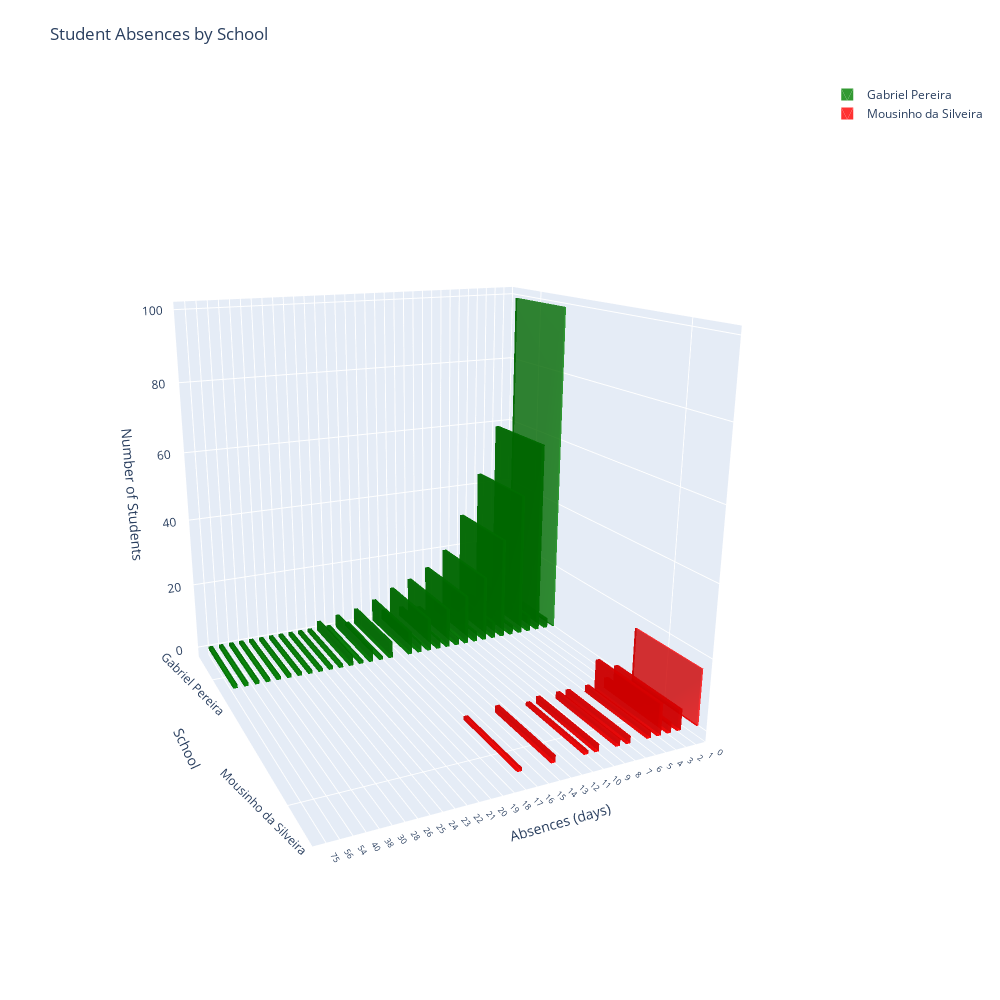

The notebook cell saved with this chart:
### Markdown cell above
This next dataset had a bit to many values in it so I decided to only keep the amounts of absences where there was actually student data, not 0 students, to trim it down a bit to be more readable. It does take a jump in data at the end for absences but I believe the amount of students in the higher absences is less relevant data and easier to distinguish since it is so barren. This graph, unlike the first, shows the amount of students with certain amounts of absences aggregated together to see, as a whole and more connected structure, the tendencies of the student body which could be due to retention, boredom, mental health, etc. Basically the graph CWU looked at and decided we need to take attendance.

### Code cell
# Aggregate absences by school and absence amount
counts = studentStudies.groupby(['schoolNames', 'absences']).size().unstack().fillna(0)

# Define dimensions same as the demo code, just altereddx, dy = 0.4, 0.4  # Keep your original bar dimensions

traces = []
for i, absence in enumerate(counts.columns):  # X-axis: Absences
    for j, school in enumerate(counts.index):  # Y-axis: Schools
        if counts.loc[school, absence] > 0:
            height = counts.loc[school, absence]
            
            # Vertexs from the Example code
            x0, x1 = i - dx/2, i + dx/2
            y0, y1 = j - dy/2, j + dy/2
            vertices = np.array([
                [x0, y0, 0], [x1, y0, 0], [x1, y1, 0], [x0, y1, 0],
                [x0, y0, height], [x1, y0, height], [x1, y1, height], [x0, y1, height]
            ])
            
            # Face code from the example code
            faces = [[0,1,2],[0,2,3],
                    [4,5,6],[4,6,7],
                    [0,1,5],[0,5,4],
                    [1,2,6],[1,6,5],
                    [2,3,7],[2,7,6],
                    [3,0,4],[3,4,7]]
            i_faces, j_faces, k_faces = zip(*faces)
            
            traces.append(go.Mesh3d(
                x=vertices[:, 0],
                y=vertices[:, 1],
                z=vertices[:, 2],
                i=i_faces, j=j_faces, k=k_faces,
                color=schoolColors[school],
                opacity=0.8,
                name=school,
                showlegend=(i==0)  # Only show legend once per school
            ))

# Setting up some stuff for all the axis.
fig = go.Figure(data=traces)
fig.update_layout(
    title="Student Absences by School",
    scene=dict(
        # X axis settings
        xaxis=dict(
            title="Absences (days)",
            tickvals=list(range(len(counts.columns))),
            ticktext=[str(a) for a in counts.columns],
            tickfont=dict(size=10),
            range=[0, len(counts.columns)]
            
        ),
        # Y axis settings
        yaxis=dict(
            title="School",
            tickvals=list(range(len(counts.index))),
            ticktext=list(counts.index),
            tickangle=45
        ),
        # Z axis settings
        zaxis_title="Number of Students"
    ),
    margin=dict(l=50, r=50, b=50, t=80),
    width=1000,
    height=1000
)
fig.show()

### Figure 1 — Plotly figure (JSON) as saved in the notebook; plotly's stock layout.template omitted (floating-point values rounded to 4 significant figures)
{"data": [{"color": "green", "i": [0, 0, 4, 4, 0, 0, 1, 1, 2, 2, 3, 3], "j": [1, 2, 5, 6, 1, 5, 2, 6, 3, 7, 0, 4], "k": [2, 3, 6, 7, 5, 4, 6, 5, 7, 6, 4, 7], "name": "Gabriel Pereira", "opacity": 0.8, "showlegend": true, "type": "mesh3d", "x": [-0.2, 0.2, 0.2, -0.2, -0.2, 0.2, 0.2, -0.2], "y": [-0.2, -0.2, 0.2, 0.2, -0.2, -0.2, 0.2, 0.2], "z": [0, 0, 0, 0, 99, 99, 99, 99]}, {"color": "red", "i": [0, 0, 4, 4, 0, 0, 1, 1, 2, 2, 3, 3], "j": [1, 2, 5, 6, 1, 5, 2, 6, 3, 7, 0, 4], "k": [2, 3, 6, 7, 5, 4, 6, 5, 7, 6, 4, 7], "name": "Mousinho da Silveira", "opacity": 0.8, "showlegend": true, "type": "mesh3d", "x": [-0.2, 0.2, 0.2, -0.2, -0.2, 0.2, 0.2, -0.2], "y": [0.8, 0.8, 1.2, 1.2, 0.8, 0.8, 1.2, 1.2], "z": [0, 0, 0, 0, 16, 16, 16, 16]}, {"color": "green", "i": [0, 0, 4, 4, 0, 0, 1, 1, 2, 2, 3, 3], "j": [1, 2, 5, 6, 1, 5, 2, 6, 3, 7, 0, 4], "k": [2, 3, 6, 7, 5, 4, 6, 5, 7, 6, 4, 7], "name": "Gabriel Pereira", "opacity": 0.8, "showlegend": false, "type": "mesh3d", "x": [0.8, 1.2, 1.2, 0.8, 0.8, 1.2, 1.2, 0.8], "y": [-0.2, -0.2, 0.2, 0.2, -0.2, -0.2, 0.2, 0.2], "z": [0, 0, 0, 0, 3, 3, 3, 3]}, {"color": "green", "i": [0, 0, 4, 4, 0, 0, 1, 1, 2, 2, 3, 3], "j": [1, 2, 5, 6, 1, 5, 2, 6, 3, 7, 0, 4], "k": [2, 3, 6, 7, 5, 4, 6, 5, 7, 6, 4, 7], "name": "Gabriel Pereira", "opacity": 0.8, "showlegend": false, "type": "mesh3d", "x": [1.8, 2.2, 2.2, 1.8, 1.8, 2.2, 2.2, 1.8], "y": [-0.2, -0.2, 0.2, 0.2, -0.2, -0.2, 0.2, 0.2], "z": [0, 0, 0, 0, 59, 59, 59, 59]}, {"color": "red", "i": [0, 0, 4, 4, 0, 0, 1, 1, 2, 2, 3, 3], "j": [1, 2, 5, 6, 1, 5, 2, 6, 3, 7, 0, 4], "k": [2, 3, 6, 7, 5, 4, 6, 5, 7, 6, 4, 7], "name": "Mousinho da Silveira", "opacity": 0.8, "showlegend": false, "type": "mesh3d", "x": [1.8, 2.2, 2.2, 1.8, 1.8, 2.2, 2.2, 1.8], "y": [0.8, 0.8, 1.2, 1.2, 0.8, 0.8, 1.2, 1.2], "z": [0, 0, 0, 0, 6, 6, 6, 6]}, {"color": "green", "i": [0, 0, 4, 4, 0, 0, 1, 1, 2, 2, 3, 3], "j": [1, 2, 5, 6, 1, 5, 2, 6, 3, 7, 0, 4], "k": [2, 3, 6, 7, 5, 4, 6, 5, 7, 6, 4, 7], "name": "Gabriel Pereira", "opacity": 0.8, "showlegend": false, "type": "mesh3d", "x": [2.8, 3.2, 3.2, 2.8, 2.8, 3.2, 3.2, 2.8], "y": [-0.2, -0.2, 0.2, 0.2, -0.2, -0.2, 0.2, 0.2], "z": [0, 0, 0, 0, 5, 5, 5, 5]}, {"color": "red", "i": [0, 0, 4, 4, 0, 0, 1, 1, 2, 2, 3, 3], "j": [1, 2, 5, 6, 1, 5, 2, 6, 3, 7, 0, 4], "k": [2, 3, 6, 7, 5, 4, 6, 5, 7, 6, 4, 7], "name": "Mousinho da Silveira", "opacity": 0.8, "showlegend": false, "type": "mesh3d", "x": [2.8, 3.2, 3.2, 2.8, 2.8, 3.2, 3.2, 2.8], "y": [0.8, 0.8, 1.2, 1.2, 0.8, 0.8, 1.2, 1.2], "z": [0, 0, 0, 0, 3, 3, 3, 3]}, {"color": "green", "i": [0, 0, 4, 4, 0, 0, 1, 1, 2, 2, 3, 3], "j": [1, 2, 5, 6, 1, 5, 2, 6, 3, 7, 0, 4], "k": [2, 3, 6, 7, 5, 4, 6, 5, 7, 6, 4, 7], "name": "Gabriel Pereira", "opacity": 0.8, "showlegend": false, "type": "mesh3d", "x": [3.8, 4.2, 4.2, 3.8, 3.8, 4.2, 4.2, 3.8], "y": [-0.2, -0.2, 0.2, 0.2, -0.2, -0.2, 0.2, 0.2], "z": [0, 0, 0, 0, 44, 44, 44, 44]}, {"color": "red", "i": [0, 0, 4, 4, 0, 0, 1, 1, 2, 2, 3, 3], "j": [1, 2, 5, 6, 1, 5, 2, 6, 3, 7, 0, 4], "k": [2, 3, 6, 7, 5, 4, 6, 5, 7, 6, 4, 7], "name": "Mousinho da Silveira", "opacity": 0.8, "showlegend": false, "type": "mesh3d", "x": [3.8, 4.2, 4.2, 3.8, 3.8, 4.2, 4.2, 3.8], "y": [0.8, 0.8, 1.2, 1.2, 0.8, 0.8, 1.2, 1.2], "z": [0, 0, 0, 0, 9, 9, 9, 9]}, {"color": "green", "i": [0, 0, 4, 4, 0, 0, 1, 1, 2, 2, 3, 3], "j": [1, 2, 5, 6, 1, 5, 2, 6, 3, 7, 0, 4], "k": [2, 3, 6, 7, 5, 4, 6, 5, 7, 6, 4, 7], "name": "Gabriel Pereira", "opacity": 0.8, "showlegend": false, "type": "mesh3d", "x": [4.8, 5.2, 5.2, 4.8, 4.8, 5.2, 5.2, 4.8], "y": [-0.2, -0.2, 0.2, 0.2, -0.2, -0.2, 0.2, 0.2], "z": [0, 0, 0, 0, 3, 3, 3, 3]}, {"color": "red", "i": [0, 0, 4, 4, 0, 0, 1, 1, 2, 2, 3, 3], "j": [1, 2, 5, 6, 1, 5, 2, 6, 3, 7, 0, 4], "k": [2, 3, 6, 7, 5, 4, 6, 5, 7, 6, 4, 7], "name": "Mousinho da Silveira", "opacity": 0.8, "showlegend": false, "type": "mesh3d", "x": [4.8, 5.2, 5.2, 4.8, 4.8, 5.2, 5.2, 4.8], "y": [0.8, 0.8, 1.2, 1.2, 0.8, 0.8, 1.2, 1.2], "z": [0, 0, 0, 0, 2, 2, 2, 2]}, {"color": "green", "i": [0, 0, 4, 4, 0, 0, 1, 1, 2, 2, 3, 3], "j": [1, 2, 5, 6, 1, 5, 2, 6, 3, 7, 0, 4], "k": [2, 3, 6, 7, 5, 4, 6, 5, 7, 6, 4, 7], "name": "Gabriel Pereira", "opacity": 0.8, "showlegend": false, "type": "mesh3d", "x": [5.8, 6.2, 6.2, 5.8, 5.8, 6.2, 6.2, 5.8], "y": [-0.2, -0.2, 0.2, 0.2, -0.2, -0.2, 0.2, 0.2], "z": [0, 0, 0, 0, 31, 31, 31, 31]}, {"color": "green", "i": [0, 0, 4, 4, 0, 0, 1, 1, 2, 2, 3, 3], "j": [1, 2, 5, 6, 1, 5, 2, 6, 3, 7, 0, 4], "k": [2, 3, 6, 7, 5, 4, 6, 5, 7, 6, 4, 7], "name": "Gabriel Pereira", "opacity": 0.8, "showlegend": false, "type": "mesh3d", "x": [6.8, 7.2, 7.2, 6.8, 6.8, 7.2, 7.2, 6.8], "y": [-0.2, -0.2, 0.2, 0.2, -0.2, -0.2, 0.2, 0.2], "z": [0, 0, 0, 0, 5, 5, 5, 5]}, {"color": "red", "i": [0, 0, 4, 4, 0, 0, 1, 1, 2, 2, 3, 3], "j": [1, 2, 5, 6, 1, 5, 2, 6, 3, 7, 0, 4], "k": [2, 3, 6, 7, 5, 4, 6, 5, 7, 6, 4, 7], "name": "Mousinho da Silveira", "opacity": 0.8, "showlegend": false, "type": "mesh3d", "x": [6.8, 7.2, 7.2, 6.8, 6.8, 7.2, 7.2, 6.8], "y": [0.8, 0.8, 1.2, 1.2, 0.8, 0.8, 1.2, 1.2], "z": [0, 0, 0, 0, 2, 2, 2, 2]}, {"color": "green", "i": [0, 0, 4, 4, 0, 0, 1, 1, 2, 2, 3, 3], "j": [1, 2, 5, 6, 1, 5, 2, 6, 3, 7, 0, 4], "k": [2, 3, 6, 7, 5, 4, 6, 5, 7, 6, 4, 7], "name": "Gabriel Pereira", "opacity": 0.8, "showlegend": false, "type": "mesh3d", "x": [7.8, 8.2, 8.2, 7.8, 7.8, 8.2, 8.2, 7.8], "y": [-0.2, -0.2, 0.2, 0.2, -0.2, -0.2, 0.2, 0.2], "z": [0, 0, 0, 0, 20, 20, 20, 20]}, {"color": "red", "i": [0, 0, 4, 4, 0, 0, 1, 1, 2, 2, 3, 3], "j": [1, 2, 5, 6, 1, 5, 2, 6, 3, 7, 0, 4], "k": [2, 3, 6, 7, 5, 4, 6, 5, 7, 6, 4, 7], "name": "Mousinho da Silveira", "opacity": 0.8, "showlegend": false, "type": "mesh3d", "x": [7.8, 8.2, 8.2, 7.8, 7.8, 8.2, 8.2, 7.8], "y": [0.8, 0.8, 1.2, 1.2, 0.8, 0.8, 1.2, 1.2], "z": [0, 0, 0, 0, 2, 2, 2, 2]}, {"color": "green", "i": [0, 0, 4, 4, 0, 0, 1, 1, 2, 2, 3, 3], "j": [1, 2, 5, 6, 1, 5, 2, 6, 3, 7, 0, 4], "k": [2, 3, 6, 7, 5, 4, 6, 5, 7, 6, 4, 7], "name": "Gabriel Pereira", "opacity": 0.8, "showlegend": false, "type": "mesh3d", "x": [8.8, 9.2, 9.2, 8.8, 8.8, 9.2, 9.2, 8.8], "y": [-0.2, -0.2, 0.2, 0.2, -0.2, -0.2, 0.2, 0.2], "z": [0, 0, 0, 0, 3, 3, 3, 3]}, {"color": "green", "i": [0, 0, 4, 4, 0, 0, 1, 1, 2, 2, 3, 3], "j": [1, 2, 5, 6, 1, 5, 2, 6, 3, 7, 0, 4], "k": [2, 3, 6, 7, 5, 4, 6, 5, 7, 6, 4, 7], "name": "Gabriel Pereira", "opacity": 0.8, "showlegend": false, "type": "mesh3d", "x": [9.8, 10.2, 10.2, 9.8, 9.8, 10.2, 10.2, 9.8], "y": [-0.2, -0.2, 0.2, 0.2, -0.2, -0.2, 0.2, 0.2], "z": [0, 0, 0, 0, 15, 15, 15, 15]}, {"color": "red", "i": [0, 0, 4, 4, 0, 0, 1, 1, 2, 2, 3, 3], "j": [1, 2, 5, 6, 1, 5, 2, 6, 3, 7, 0, 4], "k": [2, 3, 6, 7, 5, 4, 6, 5, 7, 6, 4, 7], "name": "Mousinho da Silveira", "opacity": 0.8, "showlegend": false, "type": "mesh3d", "x": [9.8, 10.2, 10.2, 9.8, 9.8, 10.2, 10.2, 9.8], "y": [0.8, 0.8, 1.2, 1.2, 0.8, 0.8, 1.2, 1.2], "z": [0, 0, 0, 0, 2, 2, 2, 2]}, {"color": "green", "i": [0, 0, 4, 4, 0, 0, 1, 1, 2, 2, 3, 3], "j": [1, 2, 5, 6, 1, 5, 2, 6, 3, 7, 0, 4], "k": [2, 3, 6, 7, 5, 4, 6, 5, 7, 6, 4, 7], "name": "Gabriel Pereira", "opacity": 0.8, "showlegend": false, "type": "mesh3d", "x": [10.8, 11.2, 11.2, 10.8, 10.8, 11.2, 11.2, 10.8], "y": [-0.2, -0.2, 0.2, 0.2, -0.2, -0.2, 0.2, 0.2], "z": [0, 0, 0, 0, 2, 2, 2, 2]}, {"color": "red", "i": [0, 0, 4, 4, 0, 0, 1, 1, 2, 2, 3, 3], "j": [1, 2, 5, 6, 1, 5, 2, 6, 3, 7, 0, 4], "k": [2, 3, 6, 7, 5, 4, 6, 5, 7, 6, 4, 7], "name": "Mousinho da Silveira", "opacity": 0.8, "showlegend": false, "type": "mesh3d", "x": [10.8, 11.2, 11.2, 10.8, 10.8, 11.2, 11.2, 10.8], "y": [0.8, 0.8, 1.2, 1.2, 0.8, 0.8, 1.2, 1.2], "z": [0, 0, 0, 0, 1, 1, 1, 1]}, {"color": "green", "i": [0, 0, 4, 4, 0, 0, 1, 1, 2, 2, 3, 3], "j": [1, 2, 5, 6, 1, 5, 2, 6, 3, 7, 0, 4], "k": [2, 3, 6, 7, 5, 4, 6, 5, 7, 6, 4, 7], "name": "Gabriel Pereira", "opacity": 0.8, "showlegend": false, "type": "mesh3d", "x": [11.8, 12.2, 12.2, 11.8, 11.8, 12.2, 12.2, 11.8], "y": [-0.2, -0.2, 0.2, 0.2, -0.2, -0.2, 0.2, 0.2], "z": [0, 0, 0, 0, 12, 12, 12, 12]}, {"color": "green", "i": [0, 0, 4, 4, 0, 0, 1, 1, 2, 2, 3, 3], "j": [1, 2, 5, 6, 1, 5, 2, 6, 3, 7, 0, 4], "k": [2, 3, 6, 7, 5, 4, 6, 5, 7, 6, 4, 7], "name": "Gabriel Pereira", "opacity": 0.8, "showlegend": false, "type": "mesh3d", "x": [12.8, 13.2, 13.2, 12.8, 12.8, 13.2, 13.2, 12.8], "y": [-0.2, -0.2, 0.2, 0.2, -0.2, -0.2, 0.2, 0.2], "z": [0, 0, 0, 0, 3, 3, 3, 3]}, {"color": "green", "i": [0, 0, 4, 4, 0, 0, 1, 1, 2, 2, 3, 3], "j": [1, 2, 5, 6, 1, 5, 2, 6, 3, 7, 0, 4], "k": [2, 3, 6, 7, 5, 4, 6, 5, 7, 6, 4, 7], "name": "Gabriel Pereira", "opacity": 0.8, "showlegend": false, "type": "mesh3d", "x": [13.8, 14.2, 14.2, 13.8, 13.8, 14.2, 14.2, 13.8], "y": [-0.2, -0.2, 0.2, 0.2, -0.2, -0.2, 0.2, 0.2], "z": [0, 0, 0, 0, 10, 10, 10, 10]}, {"color": "red", "i": [0, 0, 4, 4, 0, 0, 1, 1, 2, 2, 3, 3], "j": [1, 2, 5, 6, 1, 5, 2, 6, 3, 7, 0, 4], "k": [2, 3, 6, 7, 5, 4, 6, 5, 7, 6, 4, 7], "name": "Mousinho da Silveira", "opacity": 0.8, "showlegend": false, "type": "mesh3d", "x": [13.8, 14.2, 14.2, 13.8, 13.8, 14.2, 14.2, 13.8], "y": [0.8, 0.8, 1.2, 1.2, 0.8, 0.8, 1.2, 1.2], "z": [0, 0, 0, 0, 2, 2, 2, 2]}, {"color": "green", "i": [0, 0, 4, 4, 0, 0, 1, 1, 2, 2, 3, 3], "j": [1, 2, 5, 6, 1, 5, 2, 6, 3, 7, 0, 4], "k": [2, 3, 6, 7, 5, 4, 6, 5, 7, 6, 4, 7], "name": "Gabriel Pereira", "opacity": 0.8, "showlegend": false, "type": "mesh3d", "x": [14.8, 15.2, 15.2, 14.8, 14.8, 15.2, 15.2, 14.8], "y": [-0.2, -0.2, 0.2, 0.2, -0.2, -0.2, 0.2, 0.2], "z": [0, 0, 0, 0, 3, 3, 3, 3]}, {"color": "green", "i": [0, 0, 4, 4, 0, 0, 1, 1, 2, 2, 3, 3], "j": [1, 2, 5, 6, 1, 5, 2, 6, 3, 7, 0, 4], "k": [2, 3, 6, 7, 5, 4, 6, 5, 7, 6, 4, 7], "name": "Gabriel Pereira", "opacity": 0.8, "showlegend": false, "type": "mesh3d", "x": [15.8, 16.2, 16.2, 15.8, 15.8, 16.2, 16.2, 15.8], "y": [-0.2, -0.2, 0.2, 0.2, -0.2, -0.2, 0.2, 0.2], "z": [0, 0, 0, 0, 7, 7, 7, 7]}, {"color": "red", "i": [0, 0, 4, 4, 0, 0, 1, 1, 2, 2, 3, 3], "j": [1, 2, 5, 6, 1, 5, 2, 6, 3, 7, 0, 4], "k": [2, 3, 6, 7, 5, 4, 6, 5, 7, 6, 4, 7], "name": "Mousinho da Silveira", "opacity": 0.8, "showlegend": false, "type": "mesh3d", "x": [16.8, 17.2, 17.2, 16.8, 16.8, 17.2, 17.2, 16.8], "y": [0.8, 0.8, 1.2, 1.2, 0.8, 0.8, 1.2, 1.2], "z": [0, 0, 0, 0, 1, 1, 1, 1]}, {"color": "green", "i": [0, 0, 4, 4, 0, 0, 1, 1, 2, 2, 3, 3], "j": [1, 2, 5, 6, 1, 5, 2, 6, 3, 7, 0, 4], "k": [2, 3, 6, 7, 5, 4, 6, 5, 7, 6, 4, 7], "name": "Gabriel Pereira", "opacity": 0.8, "showlegend": false, "type": "mesh3d", "x": [17.8, 18.2, 18.2, 17.8, 17.8, 18.2, 18.2, 17.8], "y": [-0.2, -0.2, 0.2, 0.2, -0.2, -0.2, 0.2, 0.2], "z": [0, 0, 0, 0, 5, 5, 5, 5]}, {"color": "green", "i": [0, 0, 4, 4, 0, 0, 1, 1, 2, 2, 3, 3], "j": [1, 2, 5, 6, 1, 5, 2, 6, 3, 7, 0, 4], "k": [2, 3, 6, 7, 5, 4, 6, 5, 7, 6, 4, 7], "name": "Gabriel Pereira", "opacity": 0.8, "showlegend": false, "type": "mesh3d", "x": [18.8, 19.2, 19.2, 18.8, 18.8, 19.2, 19.2, 18.8], "y": [-0.2, -0.2, 0.2, 0.2, -0.2, -0.2, 0.2, 0.2], "z": [0, 0, 0, 0, 1, 1, 1, 1]}, {"color": "green", "i": [0, 0, 4, 4, 0, 0, 1, 1, 2, 2, 3, 3], "j": [1, 2, 5, 6, 1, 5, 2, 6, 3, 7, 0, 4], "k": [2, 3, 6, 7, 5, 4, 6, 5, 7, 6, 4, 7], "name": "Gabriel Pereira", "opacity": 0.8, "showlegend": false, "type": "mesh3d", "x": [19.8, 20.2, 20.2, 19.8, 19.8, 20.2, 20.2, 19.8], "y": [-0.2, -0.2, 0.2, 0.2, -0.2, -0.2, 0.2, 0.2], "z": [0, 0, 0, 0, 4, 4, 4, 4]}, {"color": "green", "i": [0, 0, 4, 4, 0, 0, 1, 1, 2, 2, 3, 3], "j": [1, 2, 5, 6, 1, 5, 2, 6, 3, 7, 0, 4], "k": [2, 3, 6, 7, 5, 4, 6, 5, 7, 6, 4, 7], "name": "Gabriel Pereira", "opacity": 0.8, "showlegend": false, "type": "mesh3d", "x": [20.8, 21.2, 21.2, 20.8, 20.8, 21.2, 21.2, 20.8], "y": [-0.2, -0.2, 0.2, 0.2, -0.2, -0.2, 0.2, 0.2], "z": [0, 0, 0, 0, 1, 1, 1, 1]}, {"color": "green", "i": [0, 0, 4, 4, 0, 0, 1, 1, 2, 2, 3, 3], "j": [1, 2, 5, 6, 1, 5, 2, 6, 3, 7, 0, 4], "k": [2, 3, 6, 7, 5, 4, 6, 5, 7, 6, 4, 7], "name": "Gabriel Pereira", "opacity": 0.8, "showlegend": false, "type": "mesh3d", "x": [21.8, 22.2, 22.2, 21.8, 21.8, 22.2, 22.2, 21.8], "y": [-0.2, -0.2, 0.2, 0.2, -0.2, -0.2, 0.2, 0.2], "z": [0, 0, 0, 0, 3, 3, 3, 3]}, {"color": "green", "i": [0, 0, 4, 4, 0, 0, 1, 1, 2, 2, 3, 3], "j": [1, 2, 5, 6, 1, 5, 2, 6, 3, 7, 0, 4], "k": [2, 3, 6, 7, 5, 4, 6, 5, 7, 6, 4, 7], "name": "Gabriel Pereira", "opacity": 0.8, "showlegend": false, "type": "mesh3d", "x": [22.8, 23.2, 23.2, 22.8, 22.8, 23.2, 23.2, 22.8], "y": [-0.2, -0.2, 0.2, 0.2, -0.2, -0.2, 0.2, 0.2], "z": [0, 0, 0, 0, 1, 1, 1, 1]}, {"color": "green", "i": [0, 0, 4, 4, 0, 0, 1, 1, 2, 2, 3, 3], "j": [1, 2, 5, 6, 1, 5, 2, 6, 3, 7, 0, 4], "k": [2, 3, 6, 7, 5, 4, 6, 5, 7, 6, 4, 7], "name": "Gabriel Pereira", "opacity": 0.8, "showlegend": false, "type": "mesh3d", "x": [23.8, 24.2, 24.2, 23.8, 23.8, 24.2, 24.2, 23.8], "y": [-0.2, -0.2, 0.2, 0.2, -0.2, -0.2, 0.2, 0.2], "z": [0, 0, 0, 0, 1, 1, 1, 1]}, {"color": "green", "i": [0, 0, 4, 4, 0, 0, 1, 1, 2, 2, 3, 3], "j": [1, 2, 5, 6, 1, 5, 2, 6, 3, 7, 0, 4], "k": [2, 3, 6, 7, 5, 4, 6, 5, 7, 6, 4, 7], "name": "Gabriel Pereira", "opacity": 0.8, "showlegend": false, "type": "mesh3d", "x": [24.8, 25.2, 25.2, 24.8, 24.8, 25.2, 25.2, 24.8], "y": [-0.2, -0.2, 0.2, 0.2, -0.2, -0.2, 0.2, 0.2], "z": [0, 0, 0, 0, 1, 1, 1, 1]}, {"color": "green", "i": [0, 0, 4, 4, 0, 0, 1, 1, 2, 2, 3, 3], "j": [1, 2, 5, 6, 1, 5, 2, 6, 3, 7, 0, 4], "k": [2, 3, 6, 7, 5, 4, 6, 5, 7, 6, 4, 7], "name": "Gabriel Pereira", "opacity": 0.8, "showlegend": false, "type": "mesh3d", "x": [25.8, 26.2, 26.2, 25.8, 25.8, 26.2, 26.2, 25.8], "y": [-0.2, -0.2, 0.2, 0.2, -0.2, -0.2, 0.2, 0.2], "z": [0, 0, 0, 0, 1, 1, 1, 1]}, {"color": "green", "i": [0, 0, 4, 4, 0, 0, 1, 1, 2, 2, 3, 3], "j": [1, 2, 5, 6, 1, 5, 2, 6, 3, 7, 0, 4], "k": [2, 3, 6, 7, 5, 4, 6, 5, 7, 6, 4, 7], "name": "Gabriel Pereira", "opacity": 0.8, "showlegend": false, "type": "mesh3d", "x": [26.8, 27.2, 27.2, 26.8, 26.8, 27.2, 27.2, 26.8], "y": [-0.2, -0.2, 0.2, 0.2, -0.2, -0.2, 0.2, 0.2], "z": [0, 0, 0, 0, 1, 1, 1, 1]}, {"color": "green", "i": [0, 0, 4, 4, 0, 0, 1, 1, 2, 2, 3, 3], "j": [1, 2, 5, 6, 1, 5, 2, 6, 3, 7, 0, 4], "k": [2, 3, 6, 7, 5, 4, 6, 5, 7, 6, 4, 7], "name": "Gabriel Pereira", "opacity": 0.8, "showlegend": false, "type": "mesh3d", "x": [27.8, 28.2, 28.2, 27.8, 27.8, 28.2, 28.2, 27.8], "y": [-0.2, -0.2, 0.2, 0.2, -0.2, -0.2, 0.2, 0.2], "z": [0, 0, 0, 0, 1, 1, 1, 1]}, {"color": "green", "i": [0, 0, 4, 4, 0, 0, 1, 1, 2, 2, 3, 3], "j": [1, 2, 5, 6, 1, 5, 2, 6, 3, 7, 0, 4], "k": [2, 3, 6, 7, 5, 4, 6, 5, 7, 6, 4, 7], "name": "Gabriel Pereira", "opacity": 0.8, "showlegend": false, "type": "mesh3d", "x": [28.8, 29.2, 29.2, 28.8, 28.8, 29.2, 29.2, 28.8], "y": [-0.2, -0.2, 0.2, 0.2, -0.2, -0.2, 0.2, 0.2], "z": [0, 0, 0, 0, 1, 1, 1, 1]}, {"color": "green", "i": [0, 0, 4, 4, 0, 0, 1, 1, 2, 2, 3, 3], "j": [1, 2, 5, 6, 1, 5, 2, 6, 3, 7, 0, 4], "k": [2, 3, 6, 7, 5, 4, 6, 5, 7, 6, 4, 7], "name": "Gabriel Pereira", "opacity": 0.8, "showlegend": false, "type": "mesh3d", "x": [29.8, 30.2, 30.2, 29.8, 29.8, 30.2, 30.2, 29.8], "y": [-0.2, -0.2, 0.2, 0.2, -0.2, -0.2, 0.2, 0.2], "z": [0, 0, 0, 0, 1, 1, 1, 1]}, {"color": "green", "i": [0, 0, 4, 4, 0, 0, 1, 1, 2, 2, 3, 3], "j": [1, 2, 5, 6, 1, 5, 2, 6, 3, 7, 0, 4], "k": [2, 3, 6, 7, 5, 4, 6, 5, 7, 6, 4, 7], "name": "Gabriel Pereira", "opacity": 0.8, "showlegend": false, "type": "mesh3d", "x": [30.8, 31.2, 31.2, 30.8, 30.8, 31.2, 31.2, 30.8], "y": [-0.2, -0.2, 0.2, 0.2, -0.2, -0.2, 0.2, 0.2], "z": [0, 0, 0, 0, 1, 1, 1, 1]}, {"color": "green", "i": [0, 0, 4, 4, 0, 0, 1, 1, 2, 2, 3, 3], "j": [1, 2, 5, 6, 1, 5, 2, 6, 3, 7, 0, 4], "k": [2, 3, 6, 7, 5, 4, 6, 5, 7, 6, 4, 7], "name": "Gabriel Pereira", "opacity": 0.8, "showlegend": false, "type": "mesh3d", "x": [31.8, 32.2, 32.2, 31.8, 31.8, 32.2, 32.2, 31.8], "y": [-0.2, -0.2, 0.2, 0.2, -0.2, -0.2, 0.2, 0.2], "z": [0, 0, 0, 0, 1, 1, 1, 1]}, {"color": "green", "i": [0, 0, 4, 4, 0, 0, 1, 1, 2, 2, 3, 3], "j": [1, 2, 5, 6, 1, 5, 2, 6, 3, 7, 0, 4], "k": [2, 3, 6, 7, 5, 4, 6, 5, 7, 6, 4, 7], "name": "Gabriel Pereira", "opacity": 0.8, "showlegend": false, "type": "mesh3d", "x": [32.8, 33.2, 33.2, 32.8, 32.8, 33.2, 33.2, 32.8], "y": [-0.2, -0.2, 0.2, 0.2, -0.2, -0.2, 0.2, 0.2], "z": [0, 0, 0, 0, 1, 1, 1, 1]}], "layout": {"height": 1000, "margin": {"b": 50, "l": 50, "r": 50, "t": 80}, "scene": {"aspectmode": "auto", "aspectratio": {"x": 1, "y": 1, "z": 1}, "camera": {"center": {"x": 0, "y": 0, "z": 0}, "eye": {"x": 1.059, "y": 2.271, "z": 0.784}, "projection": {"type": "perspective"}, "up": {"x": 0, "y": 0, "z": 1}}, "xaxis": {"range": [0, 34], "tickfont": {"size": 10}, "ticktext": ["0", "1", "2", "3", "4", "5", "6", "7", "8", "9", "10", "11", "12", "13", "14", "15", "16", "17", "18", "19", "20", "21", "22", "23", "24", "25", "26", "28", "30", "38", "40", "54", "56", "75"], "tickvals": [0, 1, 2, 3, 4, 5, 6, 7, 8, 9, 10, 11, 12, 13, 14, 15, 16, 17, 18, 19, 20, 21, 22, 23, 24, 25, 26, 27, 28, 29, 30, 31, 32, 33], "title": {"text": "Absences (days)"}, "type": "linear"}, "yaxis": {"tickangle": 45, "ticktext": ["Gabriel Pereira", "Mousinho da Silveira"], "tickvals": [0, 1], "title": {"text": "School"}, "type": "linear"}, "zaxis": {"title": {"text": "Number of Students"}, "type": "linear"}}, "title": {"text": "Student Absences by School"}, "width": 1000}}
